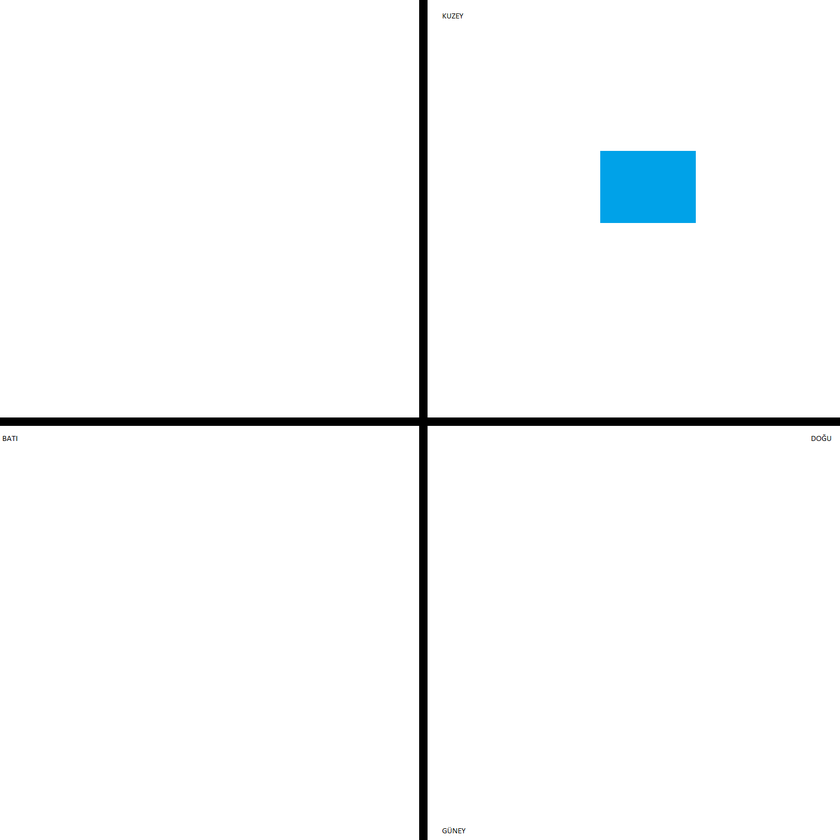
#> input picture Kayıt sistemi/location.png, 840 x 840 px, shrunk from 1503 x 1503 before the run
$ python -i shapes.py   (imports and definitions only)
#> lines starting #> are read from the running program, lines starting #| are printed output that depends on the picture; after the words box and inside, x2 and y2 are one past the last pixel; in counts of white or black regions, pixels touching at a corner belong together
import cv2
import numpy as np

def whichShape(cont):
    poly = len(cv2.approxPolyDP(cont,0.01 * cv2.arcLength(cont, True),True))
    x,y,w,h = cv2.boundingRect(cont)
    if poly == 3:
        return 'Ucgen'
    if poly == 4:
        if w==h:
            return 'Kare'
        else:
            return 'Dikdortgen'
    return 'Daire'

def shapes(name):
#> called with name = 'location.png'
    image = cv2.imread(name,cv2.IMREAD_GRAYSCALE)
#> image: shape (840, 840); min 0, max 255, mean 248.6
    edge = cv2.Canny(image, 0,255)
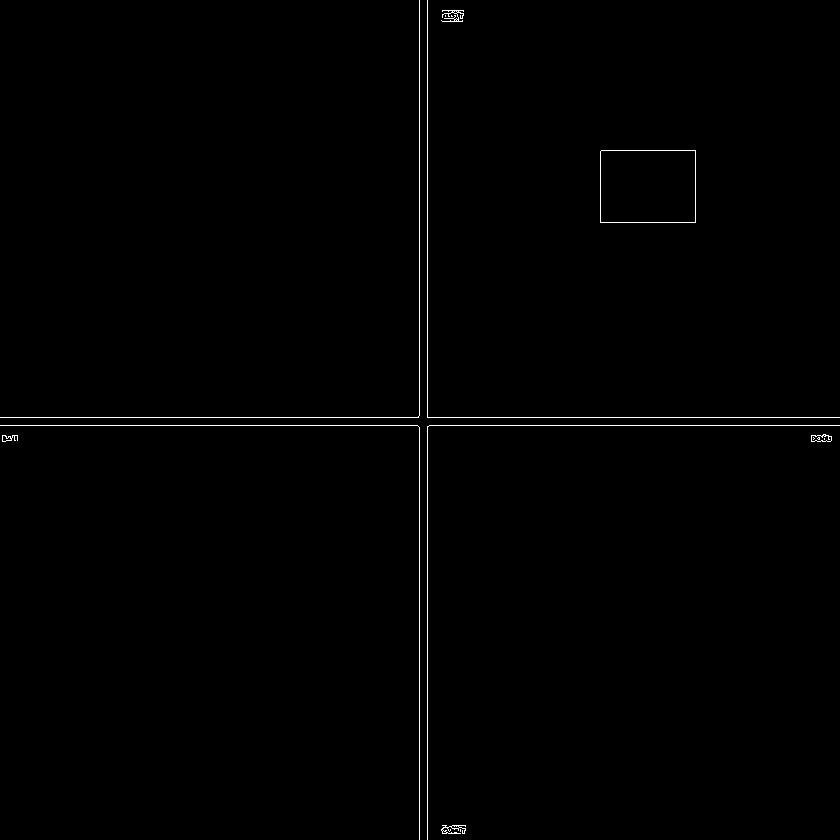
#> edge: shape (840, 840); 0.57% white in thin lines or dots
    contours,_ = cv2.findContours(edge.copy(), cv2.RETR_EXTERNAL, cv2.CHAIN_APPROX_NONE)
#> contours = 12 contours, 7 with area under 20; largest, box (x1, y1, x2, y2) and area: (600, 150, 696, 223) 6840, (811, 434, 832, 442) 114, (441, 825, 466, 834) 48, (2, 435, 18, 442) 41, (441, 10, 464, 22) 37
    for cont in contours:
        x,y,w,h = cv2.boundingRect(cont)
        image = cv2.putText(image,whichShape(cont),(x,y+h+30),cv2.FONT_HERSHEY_SIMPLEX,1,(0,0,0),2,cv2.LINE_AA)
#> this loop made 12 passes
#> poly in whichShape on passes 2, 3, 4, 5, 6, 7, 10, 11, 12: 24, 20, 22, 4, 4, 4, 24, 4, 4
#> (cont, poly in whichShape) on passes 1, 8, 9: ([[460, 829], [460, 830], [460, 831], [460, 830]], 2), ([[451, 15], [451, 16], [452, 16]], 3), ([[445, 15], [445, 16]], 2)
#> pass 1, in shapes, `image = cv2.putText(image,whichShape(cont),(x,y+h+30),cv2.FONT_HERSHEY..`:
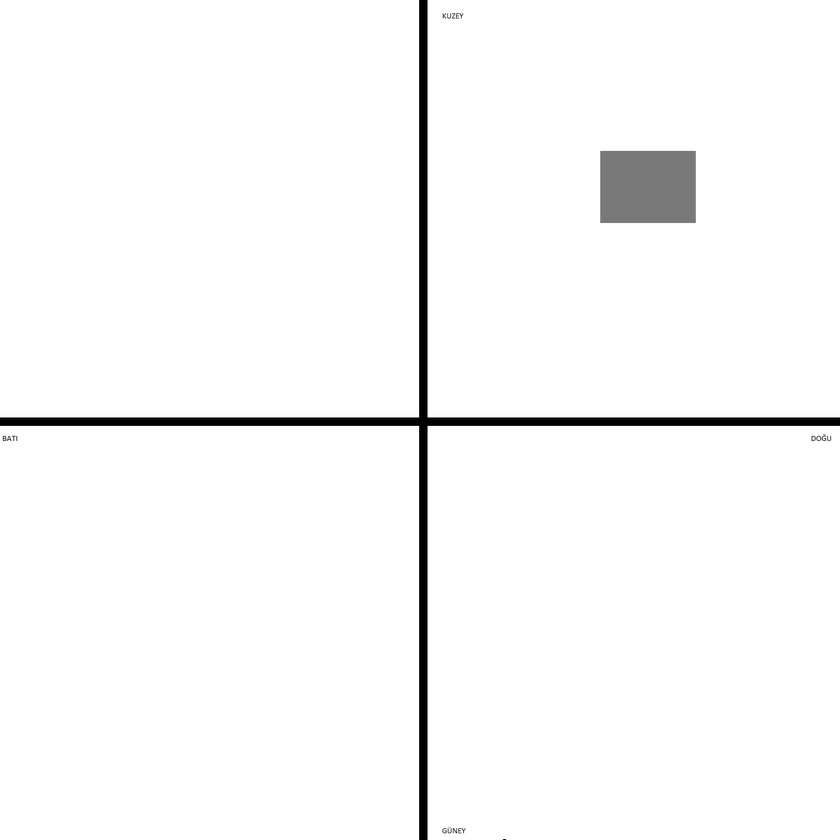
#> image: shape (840, 840); min 0, max 255, mean 248.6
#> pass 3, in shapes, `image = cv2.putText(image,whichShape(cont),(x,y+h+30),cv2.FONT_HERSHEY..`:
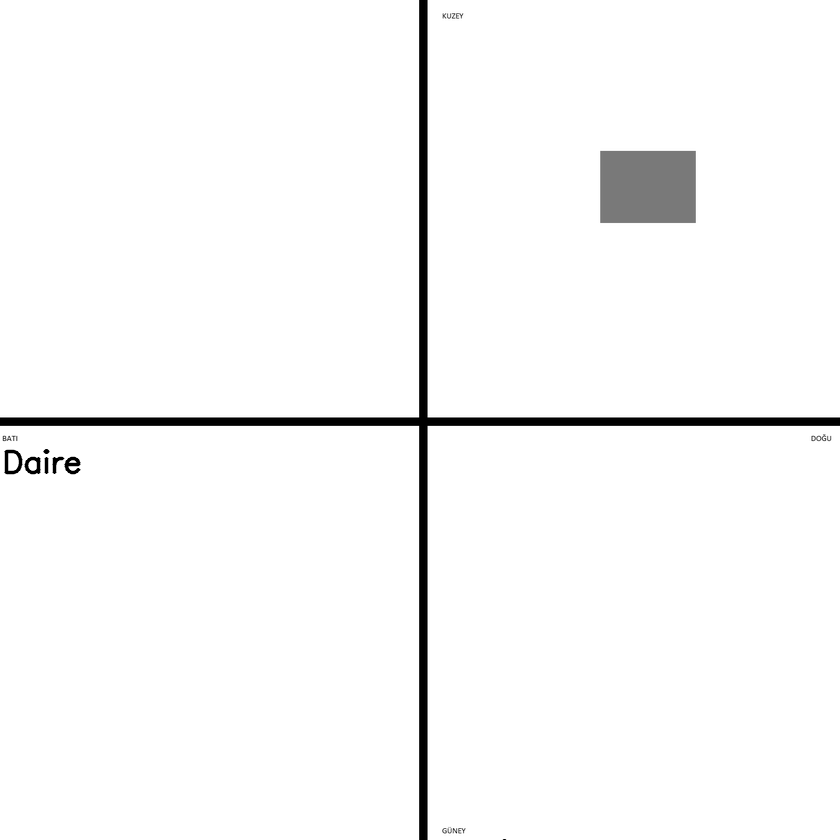
#> image: shape (840, 840); 0.14% of pixels changed, all inside (x1, y1, x2, y2) = (4, 449, 81, 475)
#> after the loop:
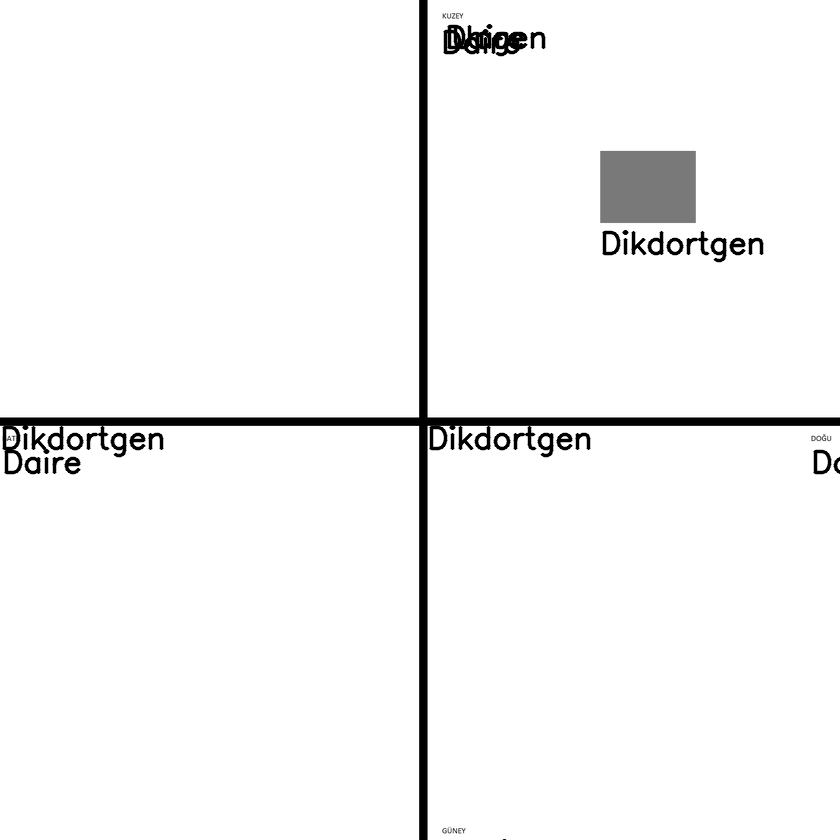
#> image: shape (840, 840); 1.25% of pixels changed, all inside (x1, y1, x2, y2) = (2, 24, 840, 475)
    cv2.imwrite('shapeNames.png',image)

>>> result = shapes('location.png')

$ run again, on Kayıt sistemi/shapes.png
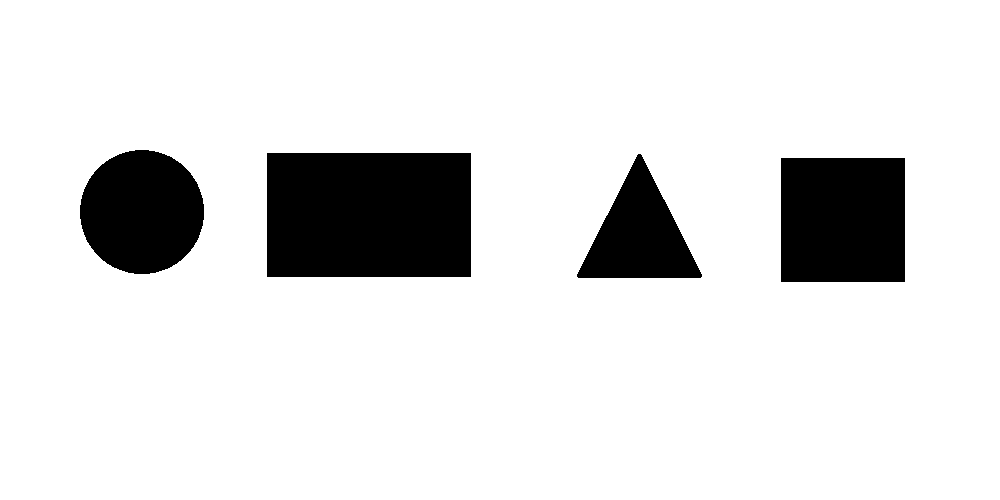
#> input picture Kayıt sistemi/shapes.png, 1000 x 500 px
#> in shapes, `edge = cv2.Canny(image, 0,255)`:
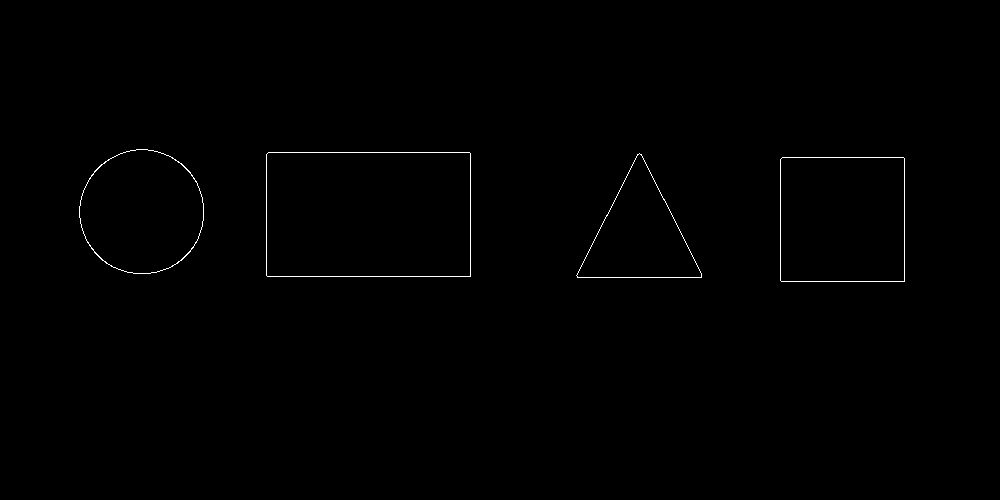
#> edge: shape (500, 1000); 0.39% white in thin lines or dots, all inside (x1, y1, x2, y2) = (79, 149, 905, 282)
#> contours = 4 contours; box (x1, y1, x2, y2) and area: (266, 152, 471, 277) 25293, (780, 157, 905, 282) 15373, (79, 149, 204, 274) 12087, (576, 153, 702, 278) 8062
#> the loop in shapes, `for cont in contours:` made 4 passes
#> poly in whichShape on passes 1 to 4: 4, 3, 4, 16
#> after the loop in shapes, `for cont in contours:`:
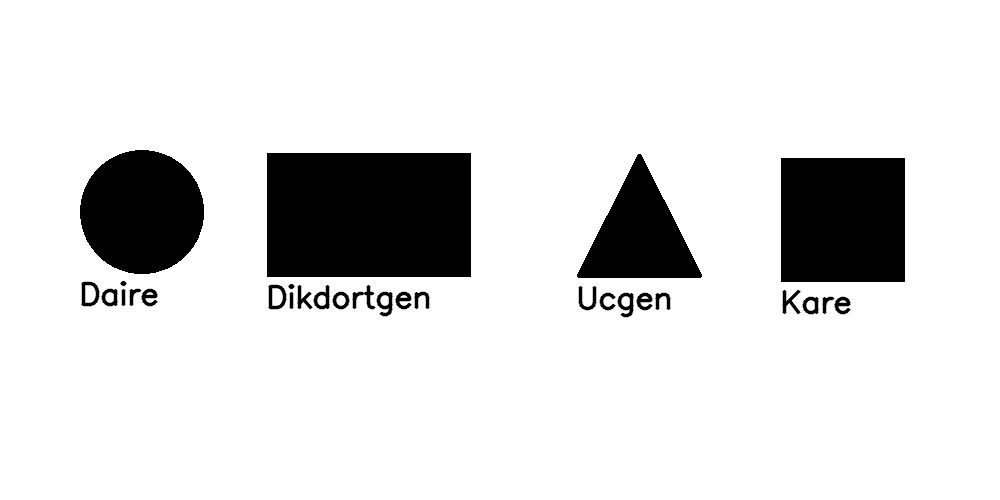
#> image: shape (500, 1000); min 0, max 255, mean 222.1
